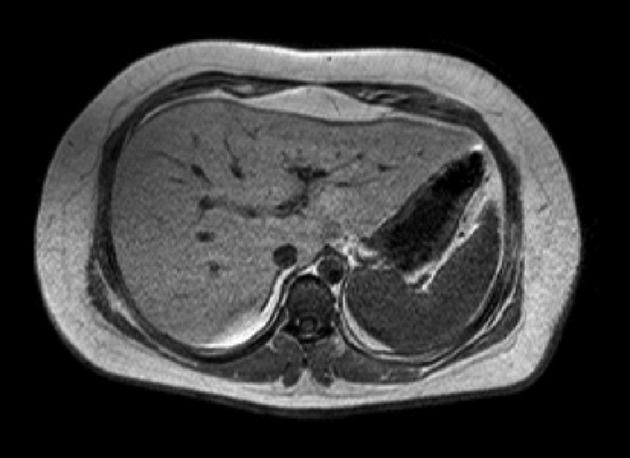
#> input picture liver-tumer-detection-master/Dataset/Test/2.jpeg, 630 x 458 px, found by its file name
$ python contour.py
#> lines starting #> are read from the running program, lines starting #| are printed output that depends on the picture; after the words box and inside, x2 and y2 are one past the last pixel; in counts of white or black regions, pixels touching at a corner belong together
# USAGE
# python contour_only.py --image images/coins_01.png

# import the necessary packages
from __future__ import print_function
from skimage.feature import peak_local_max
from skimage.segmentation import watershed
from scipy import ndimage
import argparse
import cv2

# construct the argument parse and parse the arguments
# ap = argparse.ArgumentParser()
# ap.add_argument("-i", "--image", required=True,
# 	help="path to input image")
# args = vars(ap.parse_args())

# load the image and perform pyramid mean shift filtering
# to aid the thresholding step

image = cv2.imread('./Dataset/Test/2.jpeg')
#> image is the input picture: shape (458, 630, 3); min 0, max 255, mean 60.6
shifted = cv2.pyrMeanShiftFiltering(image, 21, 51)
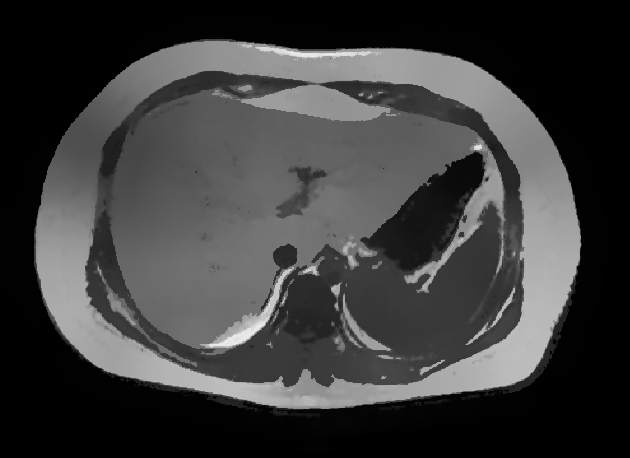
#> shifted: shape (458, 630, 3); min 0, max 239, mean 60.3
cv2.imshow("Input", image)

# convert the mean shift image to grayscale, then apply
# Otsu's thresholding
gray = cv2.cvtColor(shifted, cv2.COLOR_BGR2GRAY)
thresh = cv2.threshold(gray, 0, 255,
	cv2.THRESH_BINARY | cv2.THRESH_OTSU)[1]
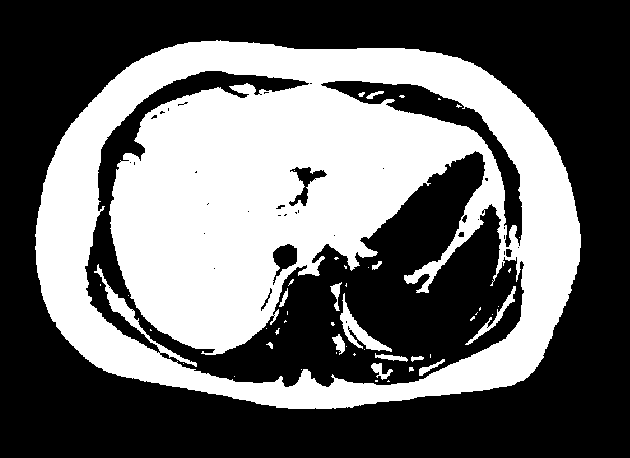
#> thresh: shape (458, 630); 40.9% white; 49 white regions (35 under 20 px)
cv2.imshow("Thresh", thresh)

# find contours in the thresholded image
cnts = cv2.findContours(thresh.copy(), cv2.RETR_EXTERNAL,
	cv2.CHAIN_APPROX_SIMPLE)[-2]
#> cnts = 1 contour; box (x1, y1, x2, y2) and area: (35, 40, 581, 409) 166720
print("[INFO] {} unique contours found".format(len(cnts)))
#| [INFO] 1 unique contours found

# loop over the contours
for (i, c) in enumerate(cnts):
	# draw the contour
	((x, y), _) = cv2.minEnclosingCircle(c)
	cv2.putText(image, "#{}".format(i + 1), (int(x) - 10, int(y)),
		cv2.FONT_HERSHEY_SIMPLEX, 0.6, (0, 0, 255), 2)
	cv2.drawContours(image, [c], -1, (0, 255, 0), 2)
#> this loop made 1 pass
#> (x, y) on pass 1: (307.5, 241.5)
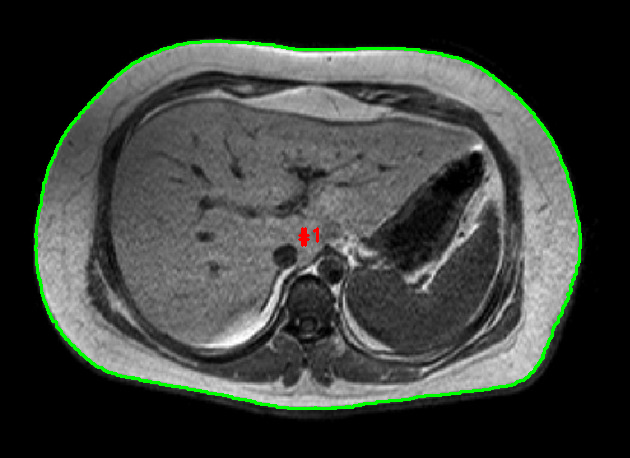
#> image: shape (458, 630, 3); 1.84% of pixels changed, all inside (x1, y1, x2, y2) = (34, 39, 582, 410)

# show the output image
cv2.imshow("Image", image)
cv2.imwrite("./Result/Test/contour.jpg",image)
cv2.waitKey(0)

$ run again, with liver-tumer-detection-master/Dataset/Test/test.jpg copied over liver-tumer-detection-master/Dataset/Test/2.jpeg
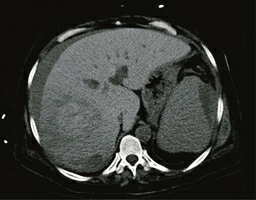
#> input picture liver-tumer-detection-master/Dataset/Test/test.jpg, 256 x 200 px, found by its file name
#> image is the input picture: shape (200, 256, 3); mean B, G, R 54.4, 57.4, 55.4
#> `thresh = cv2.threshold(gray, 0, 255, cv2.THRESH_BINARY | cv2.THRESH_OT..`:
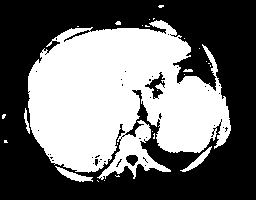
#> thresh: shape (200, 256); 43.7% white; 27 white regions (22 under 20 px)
#> cnts = 26 contours, 22 with area under 20; largest, box (x1, y1, x2, y2) and area: (28, 20, 231, 180) 21596, (55, 166, 93, 182) 170, (180, 146, 212, 172) 148, (24, 108, 30, 134) 38
#| [INFO] 26 unique contours found
#> the loop `for (i, c) in enumerate(cnts):` made 26 passes
#> (x, y) on passes 1, 3, 4, 5, 7, 8, 9, 10: (104, 180), (117, 175.5), (73.5, 173.5), (195.5, 158), (5.5, 141), (153.5, 135.5), (152, 131), (3.5, 116)
#> after the loop `for (i, c) in enumerate(cnts):`:
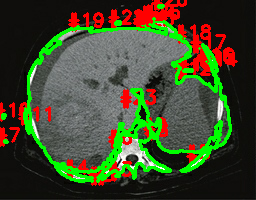
#> image: shape (200, 256, 3); 18.83% of pixels changed, all inside (x1, y1, x2, y2) = (0, 0, 238, 186)
